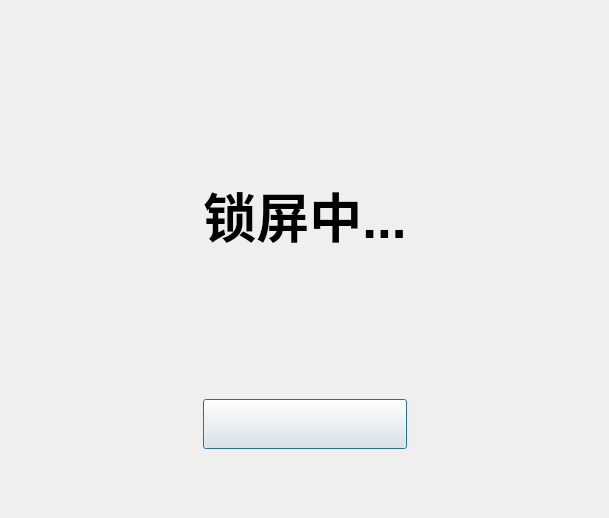
<?xml version="1.0" encoding="UTF-8"?>
<ui version="4.0">
 <class>LockDialog</class>
 <widget class="QDialog" name="LockDialog">
  <property name="geometry">
   <rect>
    <x>0</x>
    <y>0</y>
    <width>609</width>
    <height>518</height>
   </rect>
  </property>
  <property name="windowTitle">
   <string>LockDialog</string>
  </property>
  <layout class="QGridLayout" name="gridLayout">
   <item row="4" column="1">
    <widget class="WaterZoomButton" name="pushButton">
     <property name="sizePolicy">
      <sizepolicy hsizetype="Minimum" vsizetype="Fixed">
       <horstretch>0</horstretch>
       <verstretch>0</verstretch>
      </sizepolicy>
     </property>
     <property name="minimumSize">
      <size>
       <width>0</width>
       <height>50</height>
      </size>
     </property>
     <property name="text">
      <string/>
     </property>
     <property name="iconSize">
      <size>
       <width>30</width>
       <height>30</height>
      </size>
     </property>
    </widget>
   </item>
   <item row="1" column="2">
    <spacer name="horizontalSpacer_2">
     <property name="orientation">
      <enum>Qt::Horizontal</enum>
     </property>
     <property name="sizeHint" stdset="0">
      <size>
       <width>260</width>
       <height>20</height>
      </size>
     </property>
    </spacer>
   </item>
   <item row="0" column="1">
    <spacer name="verticalSpacer">
     <property name="orientation">
      <enum>Qt::Vertical</enum>
     </property>
     <property name="sizeHint" stdset="0">
      <size>
       <width>20</width>
       <height>139</height>
      </size>
     </property>
    </spacer>
   </item>
   <item row="3" column="1">
    <spacer name="verticalSpacer_2">
     <property name="orientation">
      <enum>Qt::Vertical</enum>
     </property>
     <property name="sizeType">
      <enum>QSizePolicy::Preferred</enum>
     </property>
     <property name="sizeHint" stdset="0">
      <size>
       <width>20</width>
       <height>139</height>
      </size>
     </property>
    </spacer>
   </item>
   <item row="1" column="1">
    <widget class="QLabel" name="label">
     <property name="text">
      <string/>
     </property>
    </widget>
   </item>
   <item row="2" column="1">
    <widget class="QLabel" name="label_2">
     <property name="font">
      <font>
       <pointsize>40</pointsize>
       <weight>75</weight>
       <bold>true</bold>
      </font>
     </property>
     <property name="text">
      <string>锁屏中...</string>
     </property>
     <property name="alignment">
      <set>Qt::AlignCenter</set>
     </property>
    </widget>
   </item>
   <item row="1" column="0">
    <spacer name="horizontalSpacer">
     <property name="orientation">
      <enum>Qt::Horizontal</enum>
     </property>
     <property name="sizeHint" stdset="0">
      <size>
       <width>261</width>
       <height>20</height>
      </size>
     </property>
    </spacer>
   </item>
   <item row="5" column="1">
    <spacer name="verticalSpacer_3">
     <property name="orientation">
      <enum>Qt::Vertical</enum>
     </property>
     <property name="sizeHint" stdset="0">
      <size>
       <width>20</width>
       <height>40</height>
      </size>
     </property>
    </spacer>
   </item>
  </layout>
 </widget>
 <customwidgets>
  <customwidget>
   <class>WaterZoomButton</class>
   <extends>QPushButton</extends>
   <header>syt_btn/waterzoombutton.h</header>
  </customwidget>
 </customwidgets>
 <resources/>
 <connections/>
</ui>
